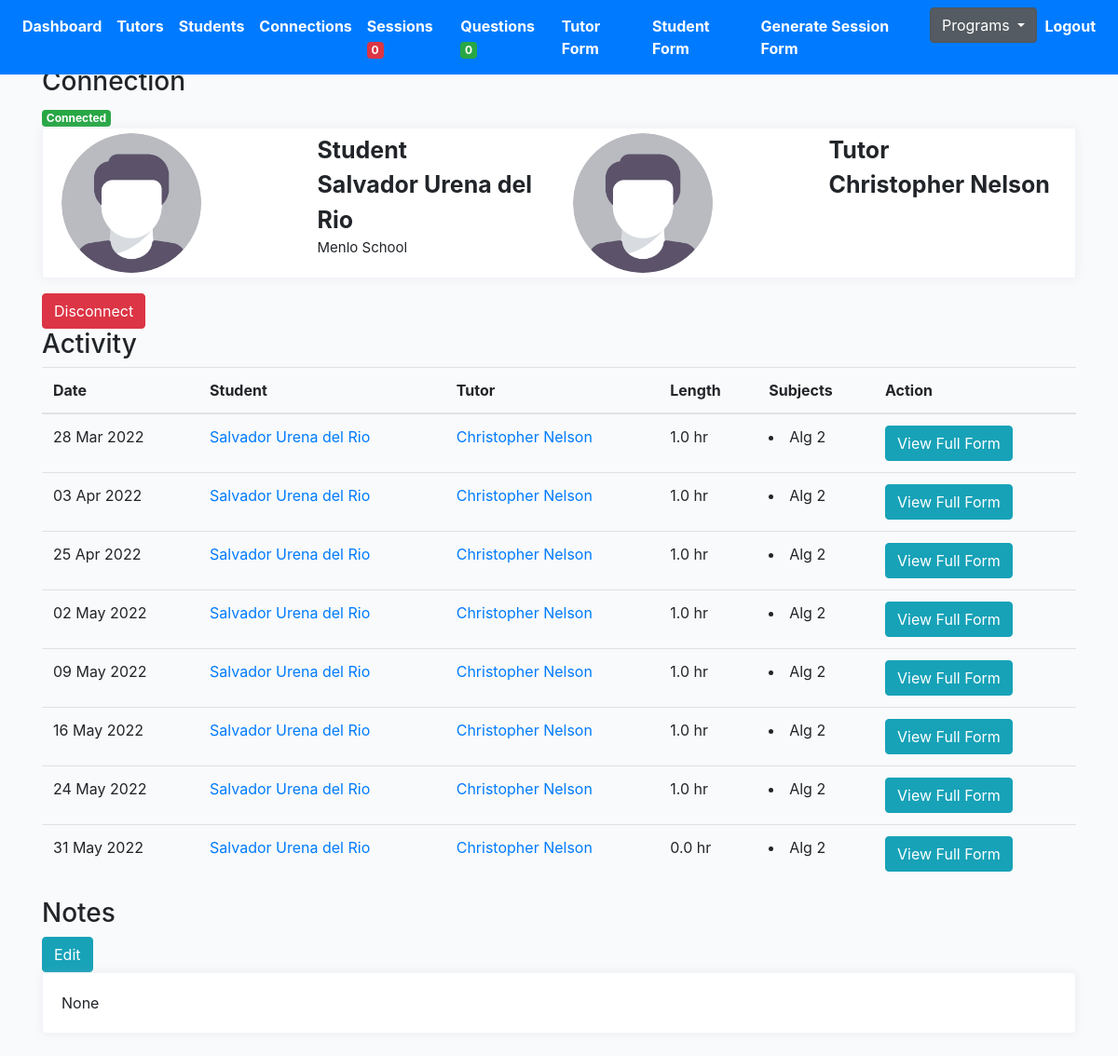
The page /tutoring/154/connection-detail (signed in) on the database as committed earlier.
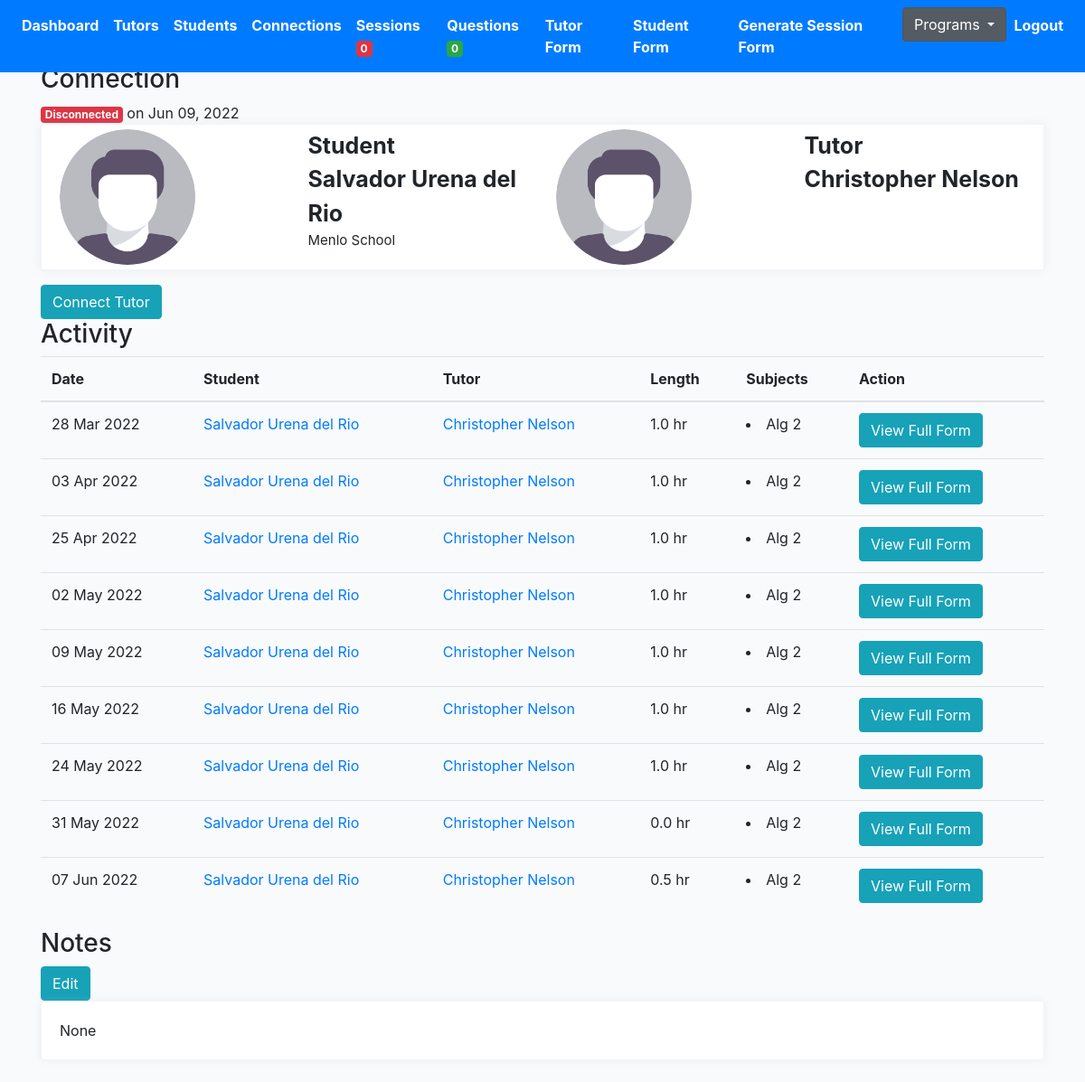
The same page on the database as committed later.
### profiles/models.py (models this page shows, shortened)
class Connection(models.Model):
    created = models.DateTimeField(auto_now_add=True)
    student = models.ForeignKey(Profile, on_delete=models.CASCADE, related_name='student')
    tutor = models.ForeignKey(Profile, on_delete=models.CASCADE, related_name='tutor')
    status = models.CharField(max_length=200, choices=STATUS_CHOICES)
    updated = models.DateTimeField(auto_now=True)
    flag = models.BooleanField(default=False)
    note = models.TextField(null=True, blank=True, max_length=1000)

class Profile(models.Model):
    role = models.CharField(max_length=200, choices=ROLE_CHOICES_PROFILE, null=True)
    avatar = models.ImageField(default='avatar.png', upload_to='avatars/')
    first_name = models.CharField(max_length=200, blank=True)
    last_name = models.CharField(max_length=200, blank=True)
    email = models.EmailField(max_length=200, blank=True)
    student_grade = models.CharField(null=True, blank=True, max_length=200, choices=STUDENT_GRADE_CHOICES)
    grade = models.CharField(null=True, blank=True, max_length=200, choices=GRADE_CHOICES)
    academic_advisor = models.ForeignKey(Academicadvisor, null=True, blank=True, on_delete=models.CASCADE, related_name='academic_advisor')
    academic_advisor_email = models.EmailField(max_length=200, blank=True)
    subjects = models.ManyToManyField(Subject, blank=True, related_name='subjects')
    school = models.CharField(max_length=200, blank=True)
    friends = models.ManyToManyField("self", blank=True, related_name='testfriends')
    updated = models.DateTimeField(auto_now=True)
    created = models.DateTimeField(auto_now_add=True)
    slug = models.SlugField(unique=True, blank=True)
    flag = models.BooleanField(default=False)
    parent1_first_name = models.CharField(max_length=200, blank=True)
    parent1_last_name = models.CharField(max_length=200, blank=True)
    parent1_phone = models.CharField(max_length=200, blank=True)
    parent1_email = models.EmailField(max_length=200, blank=True)
    student_capacity = models.IntegerField(null=True, blank=True)
    phone = models.CharField(max_length=200, blank=True)
    question = models.TextField(null=True, blank=True, max_length=1000)
    languages = models.ManyToManyField(Language, blank=True, related_name='subjects')
    comfortable_share_phone = models.BooleanField(default=False)
    permission_share_grade = models.BooleanField(default=False)
    optional_school_loop_profile_link = models.TextField(null=True, blank=True, max_length=500)
    optional_school_loop_username = models.TextField(null=True, blank=True, max_length=500)
    optional_school_loop_password = models.TextField(null=True, blank=True, max_length=500)
    parent_languages = models.CharField(null=True, blank=True, max_length=200, choices=LANGUAGE_CHOICES)
    age = models.IntegerField(null=True, blank=True)
    ethnic = models.CharField(null=True, blank=True, max_length=200, choices=ETHNIC_CHOICES)
    note = models.TextField(null=True, blank=True, max_length=1000)
    interest = models.ManyToManyField(Interest, blank=True, related_name='interest')
    check = models.CharField(null=True, blank=True, max_length=200, choices=YES_NO)
    status = models.CharField(null=True, blank=True, max_length=200, choices=PROFILE_STATUS, default='active')
    connect_virtual = models.BooleanField(default=False)
    def get_absolute_url(self):
        return reverse("profiles:profile-detail-view", kwargs={"slug": self.slug})
    __initial_first_name = None
    __initial_last_name = None
    def __init__(self, *args, **kwargs):
        super().__init__(*args, **kwargs)
        self.__initial_first_name = self.first_name
        self.__initial_last_name = self.last_name

class Session(models.Model):
    connection = models.ForeignKey(Connection, on_delete=models.CASCADE)
    meet = models.IntegerField(null=True, blank=True)
    length = models.FloatField(null=True, blank=True)
    subjects = models.ManyToManyField(Subject, blank=True, related_name='sessionsubjects')
    updated = models.DateTimeField(auto_now=True, null=True, blank=True)
    created = models.DateTimeField(auto_now_add=True)
    help = models.TextField(null=True, blank=True, max_length=1000)
    support = models.ManyToManyField(Support, blank=True, related_name='supports')
    othersupport = models.CharField(null=True, blank=True, max_length=200)
    rate = models.IntegerField(null=True, blank=True)
    productivity = models.IntegerField(null=True, blank=True)
    question = models.TextField(null=True, blank=True, max_length=1000)
    disconnect = models.CharField(null=True, blank=True, max_length=200, choices=CONT_STATUS_CHOICES)
    submit_status = models.BooleanField(default=False)
    flag = models.BooleanField(default=False)
    reason_disconnect= models.TextField(null=True, blank=True, max_length=1000)
    urgent_check = models.BooleanField(default=False)
    def get_subjects(self):
        return self.subjects.all()
    def get_absolute_url(self):
        return reverse("profiles:session-detail-view", kwargs={"pk": self.pk})

class Subject(models.Model):
    name = models.CharField(max_length=200, blank=True)
    def __str__(self):
        return self.name

### profiles/views.py (the view)
# urls.py: path('<pk>/connection-detail', ConnectionDetailView.as_view(), name='connection-profile-detail'),
@method_decorator(login_required, name='dispatch')
@method_decorator(allowed_users(allowed_roles=['tutor', 'admin']), name='dispatch')
class ConnectionDetailView(DetailView):
    model = Connection
    template_name = 'tutor/connection-detail.html'
    def get_object(self):
        pk = self.kwargs.get('pk')
        connection = Connection.objects.get(pk=pk)
        return connection
    def get_context_data(self, **kwargs):
        context = super().get_context_data(**kwargs)
        pk = self.kwargs.get('pk')
        connection = Connection.objects.get(pk=pk)
        sessions = Session.objects.filter(submit_status=True).filter(connection=connection)
        sessions_ = []
        for item in sessions:
            sessions_.append(item)
        context["sessions"] = sessions_
        return context

### templates/tutor/connection-detail.html (shortened to what this page needs)
{% extends 'base.html' %}
{% load static %}
{% block stylesheet %}{% static '/css/profile.css' %}{% endblock %}
{% block content %}
<h3>Connection</h3>
{% if connection.status == 'connected' %}
<div class="status_detail"><span class="badge badge-success">Connected</div>
{% elif connection.status == 'disconnected' %}
<div class="status_detail"><span class="badge badge-danger">Disconnected</span><span> on {{connection.updated | date:"M d, Y" }}</span></div>
{% elif connection.status == 'inactive' %}
<div class="status_detail"><span class="badge badge-warning">Inactive</div>
{% endif %}
<div class="profile-page tx-13">
    <div class="row">
        <div class="col-12 grid-margin">
            <div class="profile-header">
                <div class="header-links">
                    <div class="container header">
                        <div class="row">
                            <div class="col">
                                <div class="row">
                                    <div class="col">
                                        <img class="profile-pic" src="{{connection.student.avatar.url}}" alt="profile">
                                    </div>
                                    <div class="col">
                                        <div style="font-size:25px; font-weight:bold" class="profile-name">
                                            {{connection.student.role|title }}</div>
                                        <div style="font-size:25px; font-weight:bold" class="profile-name">
                                            {{connection.student.first_name}}
                                            {{connection.student.last_name}}</div>
                                        <div style="font-size:15px" class="profile-name">
                                            {{connection.student.school}}</div>
                                    </div>
                                </div>
                            </div>
                            <div class="col">
                                <div class="row">
                                    <div class="col">
                                        <img class="profile-pic" src="{{connection.tutor.avatar.url}}" alt="profile">
                                    </div>
                                    <div class="col">
                                        <div style="font-size:25px; font-weight:bold" class="profile-name">
                                            {{connection.tutor.role|title }}</div>
                                        <div style="font-size:25px; font-weight:bold" class="profile-name">
                                            {{connection.tutor.first_name}}
                                            {{connection.tutor.last_name}}</div>
                                    </div>
                                </div>
                            </div>
                        </div>
                    </div>
                </div>
            </div>
        </div>
    </div>
</div>
{% if connection.status == 'connected' %}
<form action="{% url 'profiles:remove-connect' %}" method="POST">
    <button type="submit" class="btn btn-danger">Disconnect</button>
</form>
{% elif connection.status == 'disconnected' %}
<a href="{% url 'profiles:student-detail-view' connection.student.slug %}"><button type="submit"
        class="btn btn-info">Connect
        Tutor</button></a>
{% endif %}
<h3>Activity</h3>
<div class="table-responsive-lg">
    <table class="table">
        <thead>
            <tr>
                <th scope="col">Date</th>
                <th scope="col">Student</th>
                <th scope="col">Tutor</th>
                <th scope="col">Length</th>
                <th scope="col">Subjects</th>
                <th scope="col">Action</th>
            </tr>
        </thead>
        <tbody>
            {% for obj in sessions %}
            <tr>
                <td>{{obj.created|date:"d M Y"}}</td>
                <td><a href="{{obj.connection.student.get_absolute_url}}">{{obj.connection.student.first_name}}
                        {{obj.connection.student.last_name}}</a></td>
                <td><a href="{{obj.connection.tutor.get_absolute_url}}">{{obj.connection.tutor.first_name}}
                        {{obj.connection.tutor.last_name}}</a></td>
                <td>{{obj.length}} hr</td>
                <td>
                    {% for subject in obj.get_subjects %}
                    <li>{{subject}}</li>
                    {% endfor %}
                </td>
                <td><a href="{{obj.get_absolute_url}}"><button type="submit" class="btn btn-info">View Full
                            Form</button></a></td>
            </tr>
            {% endfor %}
        </tbody>
    </table>
</div>
<h3>Notes</h3>
<a href="{% url 'profiles:connection-note-update-profile' connection.pk %}"><button type="submit"
        class="btn btn-info">Edit</button></a>
<div class="row">
    <div class="col-sm-12">
        <div class="card h-100">
            <div class="card-body">
                <p class="card-text">{{connection.note}}</p>
            </div>
        </div>
    </div>
</div>
{% endblock content %}

### templates/base.html (shortened to what this page needs)
{% load static %}
<!DOCTYPE html>
<html lang="en">
<head>
    <link href="https://netdna.bootstrapcdn.com/bootstrap/4.4.1/css/bootstrap.min.css" rel="stylesheet">
    <link href="https://maxcdn.bootstrapcdn.com/font-awesome/4.3.0/css/font-awesome.min.css" rel="stylesheet">
    <link rel="stylesheet" href="https://cdnjs.cloudflare.com/ajax/libs/Chart.js/2.8.0/Chart.min.css"
 />
    <link rel="stylesheet" type="text/css" href="https://cdn.datatables.net/1.10.22/css/jquery.dataTables.min.css">
    <link rel="stylesheet" href="{% static '/css/base.css' %}">
    <link rel="stylesheet" href="{% block stylesheet %}{% endblock %}">
    <link href="https://nightly.datatables.net/css/jquery.dataTables.css" rel="stylesheet" type="text/css" />
    <link rel="stylesheet" type="text/css"
        href="https://cdnjs.cloudflare.com/ajax/libs/select2/4.0.3/css/select2.min.css">
    <link href="//cdn.datatables.net/buttons/1.6.2/css/buttons.dataTables.min.css" rel="stylesheet" />
</head>
<body>
    <header class="pb-3">
        {% include 'navbar.html' %}
    </header>
    <div class="container">
        {% block content %}
        {% endblock content %}
    </div>
</body>
</html>

### templates/navbar.html (shortened to what this page needs)
<nav class="navbar navbar-expand-lg navbar-dark bg-primary fixed-top">
    <div class="collapse navbar-collapse" id="navbarSupportedContent">
        <ul class="navbar-nav mr-auto">
            <li class="nav-item active">
                <a class="nav-link" style="font-weight: bold" href="{% url 'profiles:dashboard' %}">Dashboard</a>
            </li>
            <li class="nav-item active">
                <a class="nav-link" style="font-weight: bold" href="{% url 'profiles:tutor-profiles-view' %}">Tutors</a>
            </li>
            <li class="nav-item active">
                <a class="nav-link" style="font-weight: bold"
                    href="{% url 'profiles:student-profiles-view' %}">Students</a>
            </li>
            <li class="nav-item active">
                <a class="nav-link" style="font-weight: bold"
                    href="{% url 'profiles:connection-view' %}">Connections</a>
            </li>
            <li class="nav-item active">
                <a class="nav-link" style="font-weight: bold" href="{% url 'profiles:session-view' %}">Sessions <span class="badge badge-danger">{{high_school_session_flag_num}}</span></a>
            </li>
            <li class="nav-item active">
                <a class="nav-link" style="font-weight: bold" href="{% url 'profiles:question-list-view' %}">Questions <span class="badge badge-success">{{high_school_unanswered_question_num}}</span></a>
            </li>
        </ul>
        <ul class="navbar-nav ml-auto">
            <li class="nav-item active">
                <a class="nav-link" style="font-weight: bold" href="{% url 'profiles:tutor-profile-form' %}"
                    target="_blank">Tutor Form</a>
            </li>
            <li class="nav-item active">
                <a class="nav-link" style="font-weight: bold" href="{% url 'profiles:student-profile-form' %}"
                    target="_blank">Student Form</a>
            </li>
            {% ifequal user.groups.all.0.name "admin" %}
            <li class="nav-item active">
                <a class="nav-link" style="font-weight: bold" href="{% url 'profiles:generate-session-form' %}">Generate
                    Session Form</a>
            </li>
            <div class="dropdown show">
                <a class="btn btn-secondary dropdown-toggle" href="#" role="button" id="dropdownMenuLink"
                    data-toggle="dropdown" aria-haspopup="true" aria-expanded="false">
                    Programs
                </a>
            </div>
            {% endifequal %}
            <li class="nav-item active">
                <a class="nav-link" style="font-weight: bold" href="{% url 'logout' %}">Logout</a>
            </li>
        </ul>
    </div>
</nav>

Rows that differ between the two databases and show on the page:
changed Connection "None": status "connected" → "disconnected" (drawn); updated (not shown) → "Jun 09, 2022"
added Session: created "07 Jun 2022", connection.student.first_name "Salvador", connection.student.last_name "Urena del Rio", connection.tutor.first_name "Christopher", connection.tutor.last_name "Nelson", length "0.5", Subject (name "Alg 2")
Other text that changed with them:
text no longer shown: "Connected Disconnect"
text now shown: "Disconnected on Connect Tutor"
